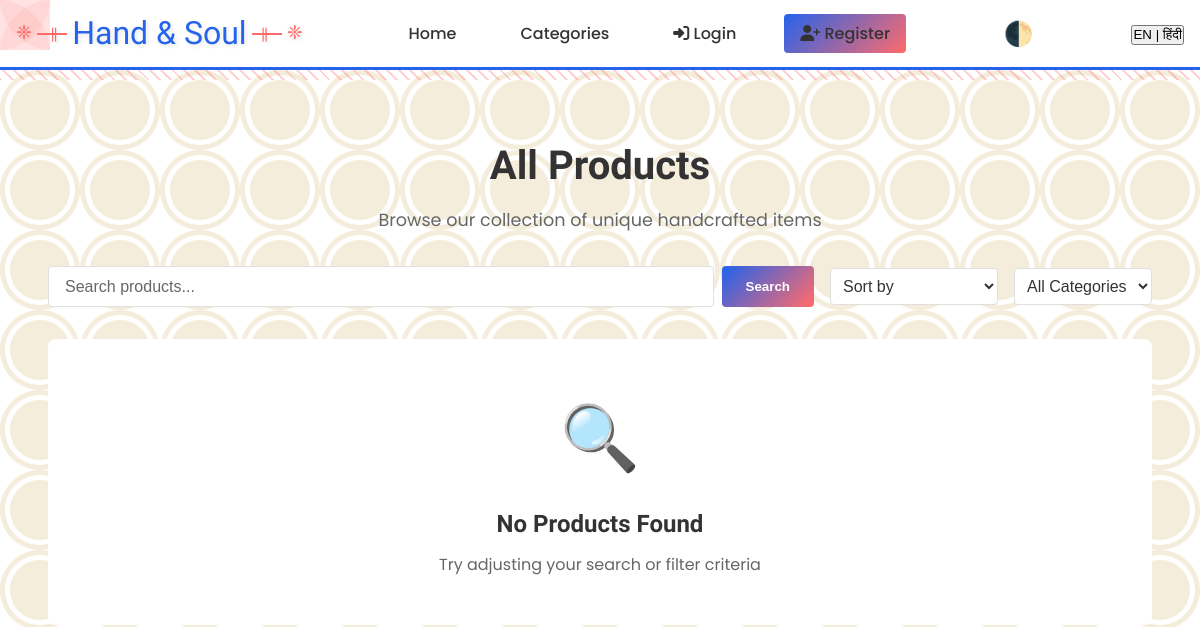
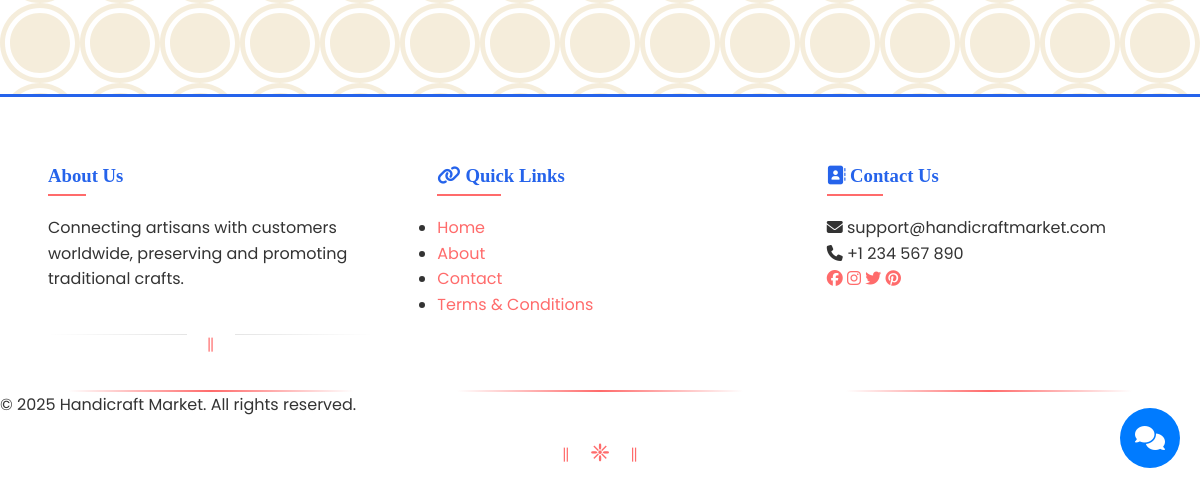
/products/, run on an earlier commit of the app's database (2 pictures, top to bottom).
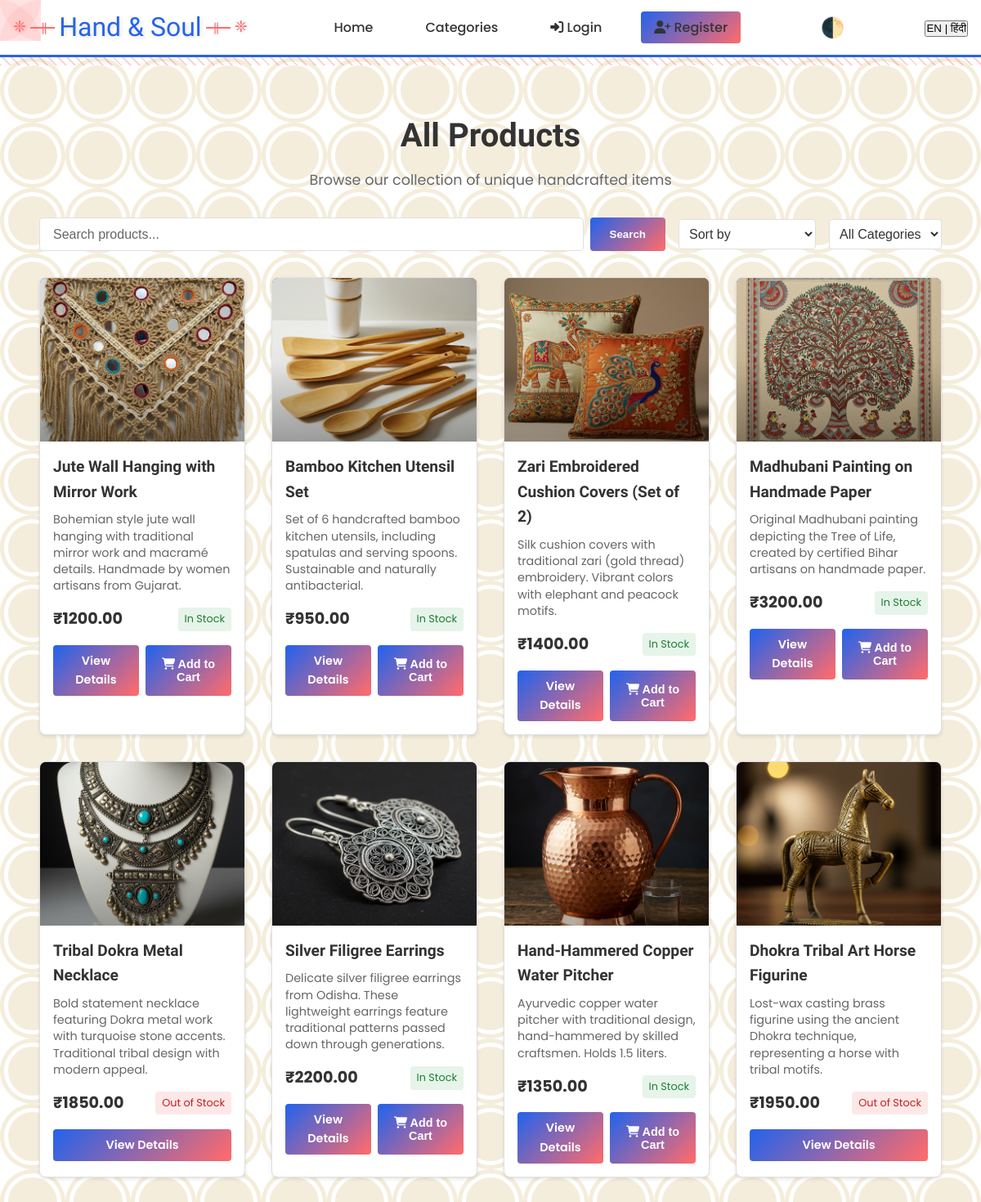
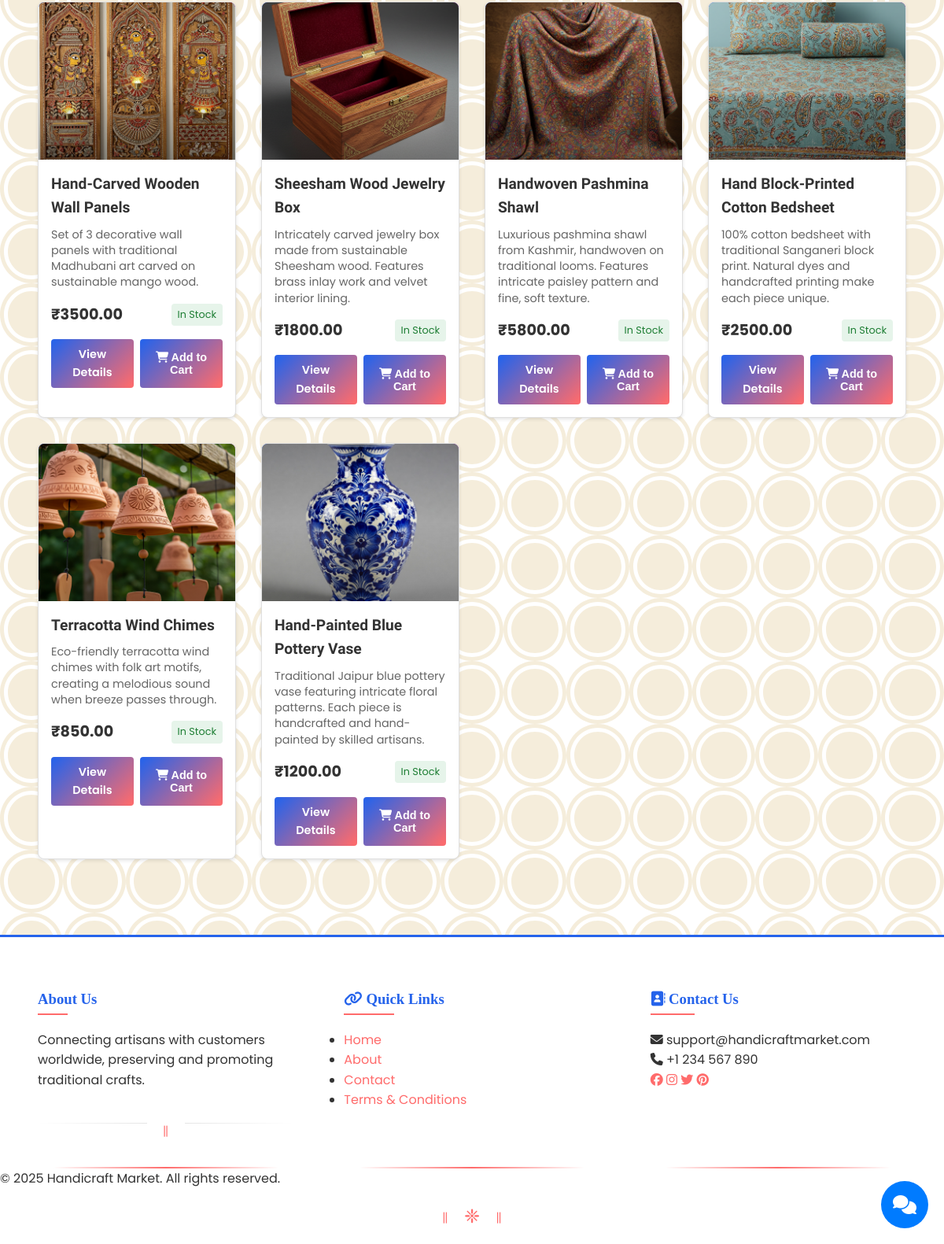
And on a later commit of the database (2 pictures, top to bottom).
### products/models.py (models this page shows, shortened)
class Product(models.Model):
    seller = models.ForeignKey(User, on_delete=models.CASCADE, related_name='products')
    category = models.ForeignKey(Category, on_delete=models.CASCADE, related_name='products')
    name = models.CharField(max_length=200)
    slug = models.SlugField(unique=True)
    description = models.TextField()
    price = models.DecimalField(max_digits=10, decimal_places=2, validators=[MinValueValidator(Decimal('0.01'))])
    compare_price = models.DecimalField(max_digits=10, decimal_places=2, null=True, blank=True)
    stock = models.PositiveIntegerField(default=0)
    is_active = models.BooleanField(default=True)
    main_image = models.ImageField(upload_to='products/')
    material = models.CharField(max_length=200, blank=True, help_text='e.g., Cotton, Wood, Metal')
    dimensions = models.CharField(max_length=50, blank=True, help_text='Format: LxWxH')
    weight = models.DecimalField(max_digits=6, decimal_places=2, null=True, blank=True, help_text='Weight in kg')
    customization_available = models.BooleanField(default=False)
    shipping_info = models.TextField(blank=True)
    created_at = models.DateTimeField(auto_now_add=True)
    updated_at = models.DateTimeField(auto_now=True)
    class Meta:
        ordering = ['-created_at']

### products/views.py (the view, shortened to what this page needs)
# urls.py: path('', views.product_list_view, name='product_list'),
def product_list_view(request):
    products = Product.objects.filter(is_active=True)
    query = request.GET.get('q')
    category = request.GET.get('category')
    sort = request.GET.get('sort')
    if query:
        products = products.filter(
            Q(name__icontains=query) |
            Q(description__icontains=query) |
            Q(category__name__icontains=query)
        )
    if category:
        products = products.filter(category__slug=category)
    categories = Category.objects.all()
    context = {
        'products': products,
        'categories': categories,
        'current_category': category,
        'current_sort': sort,
        'query': query
    }
    return render(request, 'products/product_list.html', context)

### templates/products/product_list.html (shortened to what this page needs)
{% extends 'base.html' %}
{% load static %}
{% block content %}
<div class="products-container">
    <div class="page-header">
        <h1>{% if category %}{{ category.name }}{% else %}All Products{% endif %}</h1>
        <p>{% if category %}{{ category.description }}{% else %}Browse our collection of unique handcrafted items{% endif %}</p>
    </div>
    <div class="filters-section">
        <div class="search-bar">
            <form method="get" action="{% url 'products:product_list' %}">
                <input type="text" name="search" value="{{ request.GET.search }}" placeholder="Search products...">
                <button type="submit" class="btn btn-primary">Search</button>
            </form>
        </div>
        <div class="filter-options">
            <select name="sort" onchange="this.form.submit()">
                <option value="">Sort by</option>
            </select>
            <select name="category" onchange="this.form.submit()">
                <option value="">All Categories</option>
            </select>
        </div>
    </div>
    <div class="products-grid">
        {% for product in products %}
        <div class="product-card">
            <div class="product-image">
                {% if product.main_image %}
                <img src="{{ product.main_image.url }}" alt="{{ product.name }}">
                {% else %}
                <div class="no-image">No Image</div>
                {% endif %}
            </div>
            <div class="product-content">
                <h2>{{ product.name }}</h2>
                <p class="product-description">{{ product.description|truncatewords:20 }}</p>
                <div class="product-meta">
                    <span class="product-price">₹{{ product.price|floatformat:2 }}</span>
                    {% if product.stock > 0 %}
                    <span class="stock in-stock">In Stock</span>
                    {% else %}
                    <span class="stock out-of-stock">Out of Stock</span>
                    {% endif %}
                </div>
                <div class="product-actions">
                    <a href="{% url 'products:product_detail' product.slug %}" class="btn btn-primary">View Details</a>
                    {% if product.stock > 0 %}
                    <button
                        onclick="addToCart({{ product.id }})"
                        class="btn btn-primary add-to-cart-btn"
                        data-product-id="{{ product.id }}">
                        <i class="fas fa-shopping-cart"></i> Add to Cart
                    </button>
                    {% endif %}
                </div>
            </div>
        </div>
        {% empty %}
        <div class="empty-state">
            <div class="empty-icon">🔍</div>
            <h2>No Products Found</h2>
            <p>Try adjusting your search or filter criteria</p>
        </div>
        {% endfor %}
    </div>
</div>
{% endblock %}

### templates/base.html (shortened to what this page needs)
{% load static %}
<!DOCTYPE html>
<html lang="en" data-theme="light">
  <head>
    <link
      rel="stylesheet"
      href="https://cdnjs.cloudflare.com/ajax/libs/font-awesome/6.5.1/css/all.min.css"
    />
    <link rel="stylesheet" href="{% static 'css/theme.css' %}" />
    <link rel="stylesheet" href="{% static 'css/style.css' %}" />
    <link rel="stylesheet" href="{% static 'css/responsive.css' %}" />
    <link rel="stylesheet" href="{% static 'css/cart.css' %}" />
  </head>
  <body class="{% if request.COOKIES.theme == 'dark' %}dark-theme{% endif %}">
    <div class="traditional-corners">
      <div class="corner top-left">
      </div>
      <div class="corner top-right">
      </div>
      <div class="corner bottom-left">
      </div>
      <div class="corner bottom-right">
      </div>
    </div>
    <header class="main-header">
      <nav class="nav-container">
        <div class="logo">
          <a href="{% url 'core:home' %}">
            <span class="logo-icon">॥</span>
            <span class="logo-text">Hand & Soul</span>
            <span class="logo-icon">॥</span>
          </a>
        </div>
        <ul class="nav-links">
          <li>
            <a href="{% url 'core:home' %}" data-translate="home">Home</a>
          </li>
          <li>
            <a
              href="{% url 'products:category_list' %}"
              data-translate="categories"
              >Categories</a
            >
          </li>
          {% if user.is_authenticated %} {% if user.user_type == 'SELLER' %}
          <li>
            <a href="{% url 'accounts:seller_dashboard' %}"
              ><i class="fas fa-store"></i> Dashboard</a
            >
          </li>
          {% else %}
          <li>
            <a href="{% url 'accounts:customer_dashboard' %}"
              ><i class="fas fa-user"></i> My Account</a
            >
          </li>
          {% endif %}
          <li class="nav-cart">
            <a
              href="{% url 'products:cart' %}"
              data-translate="cart"
              class="cart-link"
            >
              <i class="fas fa-shopping-cart"></i>
              <span class="cart-counter"
                >{{ request.user.cart.total_items|default:0 }}</span
              >
            </a>
          </li>
          <li class="nav-user">
            <div class="user-menu">
              <button class="user-menu-btn">
                <i class="fas fa-user-circle"></i>
                <span>{{ user.username }}</span>
                <i class="fas fa-chevron-down"></i>
              </button>
              <div class="dropdown-menu">
                {% if user.user_type == 'CUSTOMER' %}
                <a href="{% url 'accounts:customer_dashboard' %}">
                  <i class="fas fa-user-circle"></i> My Account
                </a>
                {% endif %}
                <a href="{% url 'accounts:profile' %}">
                  <i class="fas fa-cog"></i> Settings
                </a>
                <a href="{% url 'accounts:logout' %}">
                  <i class="fas fa-sign-out-alt"></i> Logout
                </a>
              </div>
            </div>
          </li>
          {% else %}
          <li>
            <a href="{% url 'accounts:login' %}"
              ><i class="fas fa-sign-in-alt"></i> Login</a
            >
          </li>
          <li>
            <a href="{% url 'accounts:register' %}" class="btn btn-primary"
              ><i class="fas fa-user-plus"></i> Register</a
            >
          </li>
          {% endif %}
        </ul>
        <div class="theme-toggle">
          <button id="themeToggle" title="Switch theme">
          </button>
        </div>
        <div class="language-switcher">
          <button
            id="globalLanguageToggle"
            class="language-toggle-btn"
            onclick="toggleSiteLanguage()"
          >
            <span class="current-lang">EN</span>
            <span class="separator">|</span>
            <span class="other-lang">हिंदी</span>
          </button>
        </div>
      </nav>
    </header>
    <main class="main-content">
       {% block content %}{% endblock %}
    </main>
    <footer class="main-footer">
      <div class="footer-content">
        <div class="footer-section">
          <h3 data-translate="about_us">About Us</h3>
          <p data-translate="about_description">
            Connecting artisans with customers worldwide, preserving and
            promoting traditional crafts.
          </p>
          <div class="traditional-separator"></div>
        </div>
        <div class="footer-section">
          <h3><i class="fas fa-link"></i> Quick Links</h3>
          <ul class="traditional-list">
            <li><a href="{% url 'core:home' %}">Home</a></li>
            <li><a href="{% url 'core:about' %}">About</a></li>
            <li><a href="{% url 'core:contact' %}">Contact</a></li>
            <li><a href="{% url 'core:terms' %}">Terms & Conditions</a></li>
          </ul>
        </div>
        <div class="footer-section">
          <h3><i class="fas fa-address-book"></i> Contact Us</h3>
          <p><i class="fas fa-envelope"></i> support@handicraftmarket.com</p>
          <p><i class="fas fa-phone"></i> +1 234 567 890</p>
          <div class="social-links">
            <a href="#" title="Facebook" class="traditional-icon"
              ><i class="fab fa-facebook"></i
            ></a>
            <a href="#" title="Instagram" class="traditional-icon"
              ><i class="fab fa-instagram"></i
            ></a>
            <a href="#" title="Twitter" class="traditional-icon"
              ><i class="fab fa-twitter"></i
            ></a>
            <a href="#" title="Pinterest" class="traditional-icon"
              ><i class="fab fa-pinterest"></i
            ></a>
          </div>
        </div>
      </div>
      <div class="footer-bottom">
        <p>&copy; {% now "Y" %} Handicraft Market. All rights reserved.</p>
        <div class="footer-decoration">
          <span>॥</span>
          <span>❈</span>
          <span>॥</span>
        </div>
      </div>
    </footer>
    <div id="chatbot-container">{% include 'includes/chatbot.html' %}</div>
  </body>
</html>

### templates/includes/chatbot.html (shortened to what this page needs)
{% load static %}
<div class="chat-widget">
  <button
    id="chatButton"
    class="chat-button"
    data-home-url="{% url 'core:home' %}"
    data-categories-url="{% url 'products:category_list' %}"
    data-cart-url="{% url 'products:cart' %}"
    data-login-url="{% url 'accounts:login' %}"
    data-register-url="{% url 'accounts:register' %}"
  >
    <i class="fas fa-comments"></i>
  </button>
</div>

### static/css/theme.css (style rules this page uses)
:root[data-theme="light"] { --background-color: #ffffff; --surface-color: #ffffff; --border-color: #e0e0e0; --text-primary: #333333; --text-secondary: #666666; --accent-color: #ff6b6b; --accent-hover: #ff5252; --shadow-color: rgba(0, 0, 0, 0.1); --nav-background: #ffffff; --input-background: #ffffff; --card-background: #ffffff; --success-color: #4caf50; --error-color: #f44336; --warning-color: #ff9800; }
body { background-color: var(--background-color); color: var(--text-primary); transition: background-color 0.3s ease, color 0.3s ease; }
input, select, textarea { background-color: var(--input-background); border: 1px solid var(--border-color); color: var(--text-primary); }
input::placeholder { color: var(--text-secondary); }
.btn-primary { background-color: var(--accent-color); color: white; }
.main-header { background-color: var(--nav-background); border-bottom: 1px solid var(--border-color); }
.theme-toggle button { background: none; border: none; cursor: pointer; font-size: 1.5rem; padding: 0.5rem; color: var(--text-primary); transition: transform 0.3s ease; }

### templates/base.html (style rules this page uses)
:root { --primary-color: #2563eb; --primary-color-rgb: 37, 99, 235; --accent-color: #1d4ed8; --text-primary: #1f2937; --text-secondary: #4b5563; --background-color: #ffffff; --surface-color: #ffffff; --border-color: #e5e7eb; --shadow-color: rgba(0, 0, 0, 0.1); --error-color: #dc2626; --warning-color: #f59e0b; --success-color: #10b981; --font-heading: "Rozha One", serif; --font-hindi: "Tiro Devanagari Hindi", serif; --font-body: "Poppins", sans-serif; }
body { margin: 0; padding: 0; font-family: var(--font-body); background-color: var(--background-color); color: var(--text-primary); }
h1, h2, h3, h4, h5, h6 { font-family: var(--font-heading); }
.main-content { position: relative; padding: 2rem; background-color: var(--background-color); }
.main-content::before { content: ""; position: absolute; top: 0; left: 0; right: 0; height: 10px; background-image: repeating-linear-gradient( 45deg, var(--accent-color) 0, var(--accent-color) 2px, transparent 2px, transparent 8px ); opacity: 0.3; }

### templates/products/product_list.html (style rules this page uses)
.products-container { max-width: 1200px; margin: 0 auto; padding: 2rem 1rem; }
.page-header { text-align: center; margin-bottom: 2rem; }
.page-header h1 { font-size: 2.5rem; color: var(--text-primary); margin-bottom: 0.5rem; }
.page-header p { color: var(--text-secondary); font-size: 1.1rem; }
.filters-section { margin-bottom: 2rem; display: flex; gap: 1rem; flex-wrap: wrap; justify-content: space-between; align-items: center; }
.search-bar { flex: 1; min-width: 300px; }
.search-bar form { display: flex; gap: 0.5rem; }
.search-bar input { flex: 1; padding: 0.5rem 1rem; border: 1px solid var(--border-color); border-radius: 4px; font-size: 1rem; }
.filter-options { display: flex; gap: 1rem; }
.filter-options select { padding: 0.5rem; border: 1px solid var(--border-color); border-radius: 4px; font-size: 1rem; background-color: var(--surface-color); color: var(--text-primary); }
.products-grid { display: grid; grid-template-columns: repeat(auto-fill, minmax(250px, 1fr)); gap: 2rem; margin-bottom: 2rem; }
.product-card { background: var(--surface-color); border-radius: 8px; overflow: hidden; box-shadow: 0 2px 4px rgba(0, 0, 0, 0.1); transition: transform 0.3s ease; }
.product-image { height: 200px; overflow: hidden; }
.product-image img { width: 100%; height: 100%; object-fit: cover; }
.product-content { padding: 1rem; }
.product-content h2 { margin: 0 0 0.5rem; font-size: 1.2rem; color: var(--text-primary); }
.product-description { color: var(--text-secondary); font-size: 0.9rem; margin-bottom: 1rem; line-height: 1.4; }
.product-meta { display: flex; justify-content: space-between; align-items: center; margin-bottom: 1rem; }
.product-price { font-size: 1.2rem; font-weight: bold; color: var(--text-primary); }
.stock { padding: 0.25rem 0.5rem; border-radius: 4px; font-size: 0.8rem; }
.in-stock { background-color: #e6f4ea; color: #1e7e34; }
.out-of-stock { background-color: #fde8e8; color: #c81e1e; }
.product-actions { display: flex; gap: 0.5rem; }
.product-actions .btn { flex: 1; font-size: 0.9rem; padding: 0.5rem; }

### templates/includes/chatbot.html (style rules this page uses)
.chat-widget { position: fixed; bottom: 20px; right: 20px; z-index: 1000; }
.chat-button { width: 60px; height: 60px; border-radius: 50%; background: #007bff; color: white; border: none; cursor: pointer; font-size: 1.5rem; display: flex; align-items: center; justify-content: center; }

What changed in the data, as far as the page shows it:
added Product: main_image (picture), name "Jute Wall Hanging with Mirror Work", description "Bohemian style jute wall hanging with traditional mirror work and macramé details. Handmade by women artisans from Gujarat.", price "1200.00", stock "In Stock"
added Product: main_image (picture), name "Bamboo Kitchen Utensil Set", description "Set of 6 handcrafted bamboo kitchen utensils, including spatulas and serving spoons. Sustainable and naturally antibacterial.", price "950.00", stock "In Stock"
added Product: main_image (picture), name "Zari Embroidered Cushion Covers (Set of 2)", description "Silk cushion covers with traditional zari (gold thread) embroidery. Vibrant colors with elephant and peacock motifs.", price "1400.00", stock "In Stock"
added Product: main_image (picture), name "Madhubani Painting on Handmade Paper", description "Original Madhubani painting depicting the Tree of Life, created by certified Bihar artisans on handmade paper.", price "3200.00", stock "In Stock"
added Product: main_image (picture), name "Tribal Dokra Metal Necklace", description "Bold statement necklace featuring Dokra metal work with turquoise stone accents. Traditional tribal design with modern appeal.", price "1850.00", stock "Out of Stock"
added Product: main_image (picture), name "Silver Filigree Earrings", description "Delicate silver filigree earrings from Odisha. These lightweight earrings feature traditional patterns passed down through generations.", price "2200.00", stock "In Stock"
added Product: main_image (picture), name "Hand-Hammered Copper Water Pitcher", description "Ayurvedic copper water pitcher with traditional design, hand-hammered by skilled craftsmen. Holds 1.5 liters.", price "1350.00", stock "In Stock"
added Product: main_image (picture), name "Dhokra Tribal Art Horse Figurine", description "Lost-wax casting brass figurine using the ancient Dhokra technique, representing a horse with tribal motifs.", price "1950.00", stock "Out of Stock"
added Product: main_image (picture), name "Hand-Carved Wooden Wall Panels", description "Set of 3 decorative wall panels with traditional Madhubani art carved on sustainable mango wood.", price "3500.00", stock "In Stock"
added Product: main_image (picture), name "Sheesham Wood Jewelry Box", description "Intricately carved jewelry box made from sustainable Sheesham wood. Features brass inlay work and velvet interior lining.", price "1800.00", stock "In Stock"
added Product: main_image (picture), name "Handwoven Pashmina Shawl", description "Luxurious pashmina shawl from Kashmir, handwoven on traditional looms. Features intricate paisley pattern and fine, soft texture.", price "5800.00", stock "In Stock"
added Product: main_image (picture), name "Hand Block-Printed Cotton Bedsheet", description "100% cotton bedsheet with traditional Sanganeri block print. Natural dyes and handcrafted printing make each piece unique.", price "2500.00", stock "In Stock"
added Product: main_image (picture), name "Terracotta Wind Chimes", description "Eco-friendly terracotta wind chimes with folk art motifs, creating a melodious sound when breeze passes through.", price "850.00", stock "In Stock"
added Product: main_image (picture), name "Hand-Painted Blue Pottery Vase", description "Traditional Jaipur blue pottery vase featuring intricate floral patterns. Each piece is handcrafted and hand-painted by skilled artisans.", price "1200.00", stock "In Stock"
Also different on the page:
text no longer shown: "🔍 No Products Found Try adjusting your search or filter criteria"
